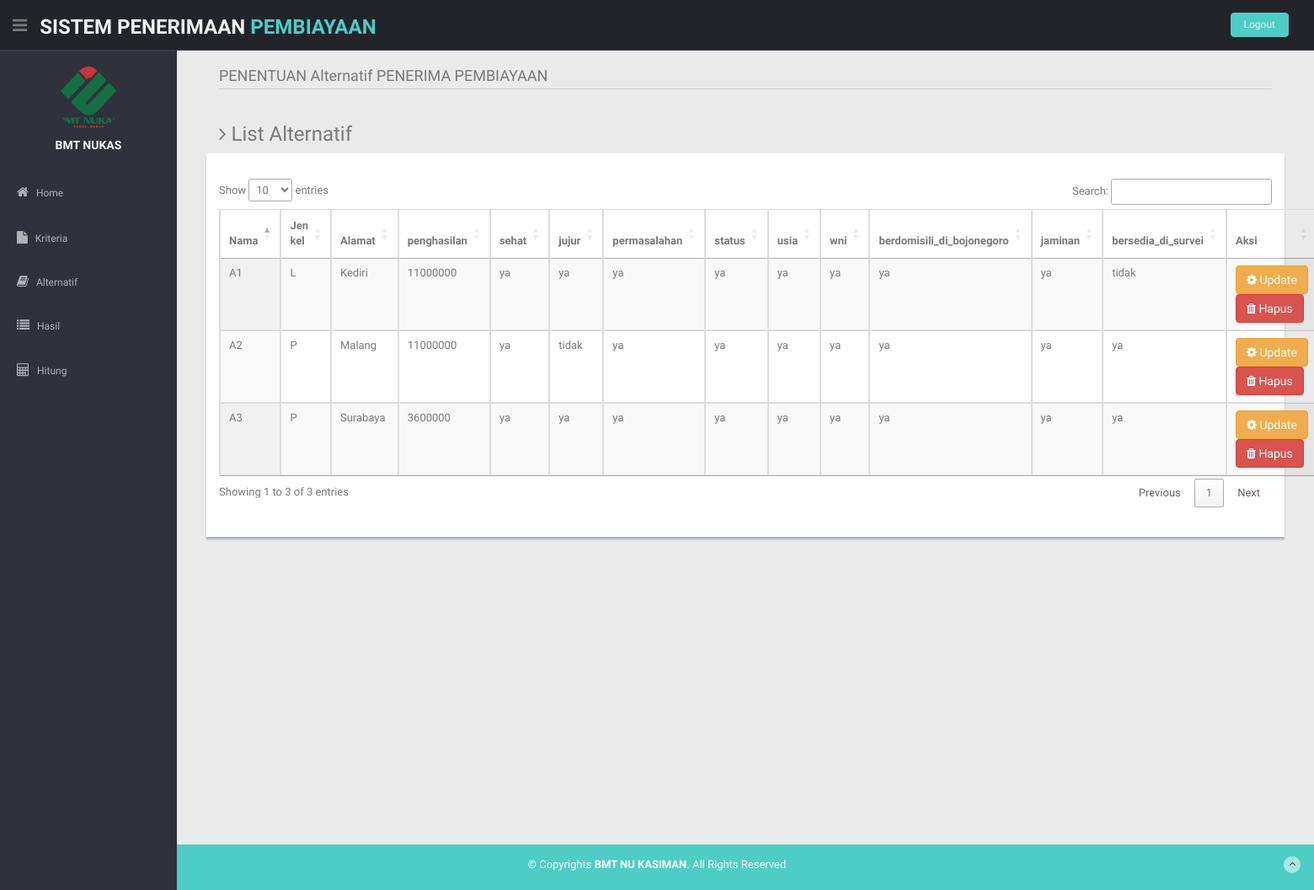
The app's page /index.php?module=list_alternatif with its own data.
### tables this page shows
CREATE TABLE `tabel_kriteria` (
  `id_kriteria` int(11) NOT NULL,
  `kriteria` text NOT NULL,
  `type` varchar(10) NOT NULL,
  `bobot` float NOT NULL
);

CREATE TABLE `tabel_alternatif` (
  `id_alternatif` int(11) NOT NULL,
  `nama` text NOT NULL,
  `jenis_kelamin` text NOT NULL,
  `alamat` text NOT NULL,
  `penghasilan` bigint(20) DEFAULT NULL,
  `sehat` varchar(5) DEFAULT NULL,
  `jujur` varchar(5) DEFAULT NULL,
  `permasalahan` varchar(5) DEFAULT NULL,
  `status` varchar(5) DEFAULT NULL,
  `usia` varchar(5) DEFAULT NULL,
  `wni` varchar(5) DEFAULT NULL,
  `berdomisili_di_bojonegoro` varchar(5) DEFAULT NULL,
  `jaminan` varchar(5) DEFAULT NULL,
  `bersedia_di_survei` varchar(5) DEFAULT NULL
);

### pages/alternatif/list_alternatif.php (the view)
<h3><i class="fa fa-angle-right"></i> List Alternatif</h3>
<div class="row mb">
  <div class="content-panel">
    <div class="adv-table" style="padding: 15px;">
      <table cellpadding="0" cellspacing="0" border="0" class="display table table-bordered" id="myDataTables">
        <thead>
          <tr>
            <th>Nama</th>
            <th>Jen kel</th>
            <th>Alamat</th>
  <?php
  $sqlNamakriteria = "SELECT * FROM tabel_kriteria ORDER BY id_kriteria ASC";
  $resultNamaKriteria = mysqli_query($koneksi, $sqlNamakriteria);
      while ($hasilNamaKriteria = mysqli_fetch_assoc($resultNamaKriteria)) {
  ?>
            <th><?=$hasilNamaKriteria['kriteria']?></th>
  <?php
  }
  ?>
            <th>Aksi</th>
          </tr>
        </thead>
        <tbody>
   <?php
  $sql = "SELECT * FROM tabel_alternatif";
  $result = mysqli_query($koneksi, $sql);
      while ($row = mysqli_fetch_assoc($result)) {
  ?>
          <tr class="gradeX">
           <td> <?=$row['nama']?></td>
              <td><?=$row['jenis_kelamin']?></td>
              <td><?=$row['alamat']?></td>
            <?php
            $sqlNamakriteria = "SELECT * FROM tabel_kriteria ORDER BY id_kriteria ASC";
            $resultNamaKriteria = mysqli_query($koneksi, $sqlNamakriteria);
            while ($hasilNamaKriteria = mysqli_fetch_assoc($resultNamaKriteria)) {
            ?>
                <td><?=$row[$hasilNamaKriteria['kriteria']]?></td>
            <?php
          }
          ?>
              <td class="hidden-phone">
                <a href="index.php?module=update_alternatif&id_alternatif=<?=$row['id_alternatif']?>"><button type="button" class="btn btn-warning"><i class="fa fa-cog"></i> Update</button></a>
                <a href="index.php?module=hapus_alternatif&id_alternatif=<?=$row['id_alternatif']?>"><button type="button" class="btn btn-danger"><i class="fa fa-trash"></i> Hapus</button></a>
            </td>
          </tr>
  <?php
      }
  ?>
        </tbody>
      </table>
    </div>
  </div>
</div>

### index.php (shortened to what this page needs)
<?php
include "lib/koneksi.php";
?>
<!DOCTYPE html>
<html lang="en">
<head>
  <link href="lib/bootstrap/css/bootstrap.min.css" rel="stylesheet">
  <link href="lib/font-awesome/css/font-awesome.css" rel="stylesheet" />
  <link rel="stylesheet" type="text/css" href="css/zabuto_calendar.css">
  <link rel="stylesheet" type="text/css" href="lib/gritter/css/jquery.gritter.css" />
  <link href="css/style.css" rel="stylesheet">
  <link href="css/style-responsive.css" rel="stylesheet">
  <link rel="stylesheet" type="text/css" href="https://cdn.datatables.net/1.10.20/css/jquery.dataTables.css">
</head>
<body>
  <section id="container">
    <header class="header black-bg">
      <div class="sidebar-toggle-box">
        <div class="fa fa-bars tooltips" data-placement="right" data-original-title="Toggle Navigation"></div>
      </div>
      <a href="#" class="logo"><b>SISTEM PENERIMAAN<span> PEMBIAYAAN</span></b></a>
      <div class="top-menu">
        <ul class="nav pull-right top-menu">
         <li><a class="logout" href="logout.php">Logout</a></li>
        </ul>
      </div>
    </header>
    <aside>
      <div id="sidebar" class="nav-collapse ">
        <?php
            if($_SESSION['namauser']=='kepsek'){
        ?>
        <ul class="sidebar-menu" id="nav-accordion">
          <p class="centered"><a href="index.php?module=home"><img src="img/favicon.png" class="img-circle" width="80"></a></p>
          <h5 class="centered">Kepsek</h5>
          <li class="mt">
            <a class="" href="index.php?module=home">
              <i class="fa fa-home"></i>
              <span>Home</span>
              </a>
          </li>
          <li class="">
            <a class="" href="index.php?module=list_hasil">
              <i class="fa fa-list"></i>
              <span>Hasil</span>
              </a>
          </li>
        </ul>
        <?php
            }else{
        ?>
        <ul class="sidebar-menu" id="nav-accordion">
          <p class="centered"><a href="index.php?module=home"><img src="img/favicon.png" class="img-circle" width="80"></a></p>
          <h5 class="centered">BMT NUKAS</h5>
          <li class="mt">
            <a class="" href="index.php?module=home">
              <i class="fa fa-home"></i>
              <span>Home</span>
              </a>
          </li>
          <li class="sub-menu">
            <a class="" href="index.php?module=list_kriteria">
              <i class="fa fa-file"></i>
              <span>Kriteria</span>
              </a>
          </li>
          <li class="sub-menu">
            <a href="javascript:;">
              <i class="fa fa-book"></i>
              <span>Alternatif</span>
              </a>
          </li>
          <li class="">
            <a class="" href="index.php?module=list_hasil">
              <i class="fa fa-list"></i>
              <span>Hasil</span>
              </a>
          </li>
          <li class="">
            <a class="" href="index.php?module=hitung">
              <i class="fa fa-calculator"></i>
              <span>Hitung</span>
              </a>
          </li>
        </ul>
        <?php
            }
        ?>
      </div>
    </aside>
    <section id="main-content">
      <section class="wrapper">
        <div class="row">
          <div class="col-lg-12 main-chart" style="padding-left: 50px;padding-right: 50px;">
            <div class="border-head">
              <h3>PENENTUAN Alternatif PENERIMA PEMBIAYAAN</h3>
            </div>
            <?php
            if ($_GET['module'] == 'home') {
                include "pages/home/home.php";
            } elseif ($_GET['module'] == 'list_kriteria') {
                include "pages/kriteria/list_kriteria.php";
            } elseif ($_GET['module'] == 'tambah_kriteria') {
                include "pages/kriteria/tambah_kriteria.php";
            } elseif ($_GET['module'] == 'update_kriteria') {
                include "pages/kriteria/update_kriteria.php";
            } elseif ($_GET['module'] == 'list_alternatif') {
                include "pages/alternatif/list_alternatif.php";
            } elseif ($_GET['module'] == 'tambah_alternatif') {
                include "pages/alternatif/tambah_alternatif.php";
            } elseif ($_GET['module'] == 'update_alternatif') {
              include "pages/alternatif/update_alternatif.php";
            }elseif ($_GET['module'] == 'hapus_alternatif') {
              include "pages/alternatif/aksi_hapus.php";
            }elseif ($_GET['module'] == 'hapus_semua_alternatif') {
              include "pages/alternatif/aksi_hapus_semua.php";
            }elseif ($_GET['module'] == 'list_hasil') {
              include "pages/hasil/list_hasil.php";
            }elseif ($_GET['module'] == 'hitung') {
              include "pages/hasil/hitung.php";
            }elseif ($_GET['module'] == 'list_detail_alternatif') {
              include "pages/hasil/list_alternatif.php";
            }elseif ($_GET['module'] == 'hapus_hasil') {
              include "pages/hasil/aksi_hapus.php";
            }elseif ($_GET['module'] == 'hapus_hasil_alternatif') {
              include "pages/hasil/aksi_hapus_hasil_alternatif.php";
            }elseif ($_GET['module'] == 'proses_hitung') {
              include "pages/hasil/proses_hitung.php";
            }
             else {
                 include "pages/home/home.php";
            }
            ?>
          </div>
        </div>
      </section>
    </section>
    <footer class="site-footer" style="margin-top: 40vh;">
      <div class="text-center">
        <p>
          &copy; Copyrights <strong>BMT NU KASIMAN</strong>. All Rights Reserved
        </p>
        <a href="index.html#" class="go-top">
          <i class="fa fa-angle-up"></i>
          </a>
      </div>
    </footer>
  </section>
</body>
</html>

### css/style.css (style rules this page uses)
body { color: #797979; background: #eaeaea; font-family: 'Ruda', sans-serif; padding: 0px !important; margin: 0px !important; font-size:13px; }
ul li { list-style: none; }
a, a:hover, a:focus { text-decoration: none; outline: none; }
#container { width: 100%; height: 100%; }
.centered { text-align: center; }
.mt { margin-top: 25px; }
.mb { margin-bottom: 25px; }
ul.top-menu > li > .logout { color: #f2f2f2; font-size: 12px; border-radius: 4px; -webkit-border-radius: 4px; border: 1px solid #64c3c2 !important; padding: 5px 15px; margin-right: 15px; background: #4ECDC4; margin-top: 15px; }
#sidebar { width: 210px; height: 100%; position: fixed; background: #2f323a; }
#sidebar h5 { color: #f2f2f2; font-weight: 700; }
#sidebar ul li { position: relative; }
ul.sidebar-menu , ul.sidebar-menu li ul.sub { margin: -2px 0 0; padding: 0; }
ul.sidebar-menu { margin-top: 75px; }
ul.sidebar-menu li { margin-bottom: 5px; margin-left:10px; margin-right:10px; }
ul.sidebar-menu li.sub-menu { line-height: 15px; }
ul.sidebar-menu li a span { display: inline-block; }
ul.sidebar-menu li a { color: #aeb2b7; text-decoration: none; display: block; padding: 15px 0 15px 10px; font-size: 12px; outline: none; -webkit-transition: all 0.3s ease; -moz-transition: all 0.3s ease; -o-transition: all 0.3s ease; -ms-transition: all 0.3s ease; transition: all 0.3s ease; }
ul.sidebar-menu li a i { font-size: 15px; padding-right: 6px; }
#main-content { margin-left: 210px; }
.header, .footer { min-height: 60px; padding: 0 15px; }
.header { position: fixed; left: 0; right: 0; z-index: 1002; }
.black-bg { background: #22242a; border-bottom: 1px solid #393d46; }
.wrapper { display: inline-block; margin-top: 60px; padding-left: 15px; padding-right: 15px; padding-bottom: 15px; padding-top: 0px; width: 100%; }
a.logo { font-size: 24px; color: #f2f2f2; float: left; margin-top: 15px; text-transform: uppercase; }
a.logo b { font-weight: 900; }
a.logo span { color: #4ECDC4; }
#top_menu .nav > li, ul.top-menu > li { float: left; }
ul.top-menu > li > a { color: #666666; font-size: 16px; border-radius: 4px; -webkit-border-radius: 4px; border:1px solid #666666 !important; padding: 2px 6px; margin-right: 15px; }
.sidebar-toggle-box { float: left; padding-right: 15px; margin-top: 20px; }
.sidebar-toggle-box .fa-bars { cursor: pointer; display: inline-block; font-size: 20px; }
.main-chart { padding-top: 20px; }
.border-head h3 { border-bottom: 1px solid #c9cdd7; margin-top: 0; margin-bottom: 20px; padding-bottom: 5px; font-weight: normal; font-size: 18px; display: inline-block; width: 100%; font-weight: 300; }
.content-panel { background: #ffffff; box-shadow: 0px 3px 2px #aab2bd; padding-top: 15px; padding-bottom: 5px; }
.site-footer { background: #4ECDC4; color: #fff; padding: 15px 0; }
.site-footer p { margin-bottom: 5px; }
.go-top { margin-right: 1%; margin-top: -25px; float: right; background: rgba(255,255,255,.5); width: 20px; height: 20px; border-radius: 50%; -webkit-border-radius: 50%; }
.go-top i { color: #2A3542; }

### records on screen
tabel_kriteria: kriteria "penghasilan", kriteria.penghasilan "11000000", kriteria.penghasilan "3600000"
tabel_kriteria: kriteria "sehat", kriteria.sehat "ya"
tabel_kriteria: kriteria "jujur", kriteria.jujur "ya", kriteria.jujur "tidak"
tabel_kriteria: kriteria "permasalahan", kriteria.permasalahan "ya"
tabel_kriteria: kriteria "status", kriteria.status "ya"
tabel_kriteria: kriteria "usia", kriteria.usia "ya"
tabel_kriteria: kriteria "wni", kriteria.wni "ya"
tabel_kriteria: kriteria "berdomisili_di_bojonegoro", kriteria.berdomisili_di_bojonegoro "ya"
tabel_kriteria: kriteria "jaminan", kriteria.jaminan "ya"
tabel_kriteria: kriteria "bersedia_di_survei", kriteria.bersedia_di_survei "tidak", kriteria.bersedia_di_survei "ya"
tabel_alternatif: nama "A1", jenis_kelamin "L", alamat "Kediri"
tabel_alternatif: nama "A2", jenis_kelamin "P", alamat "Malang"
tabel_alternatif: nama "A3", jenis_kelamin "P", alamat "Surabaya"
